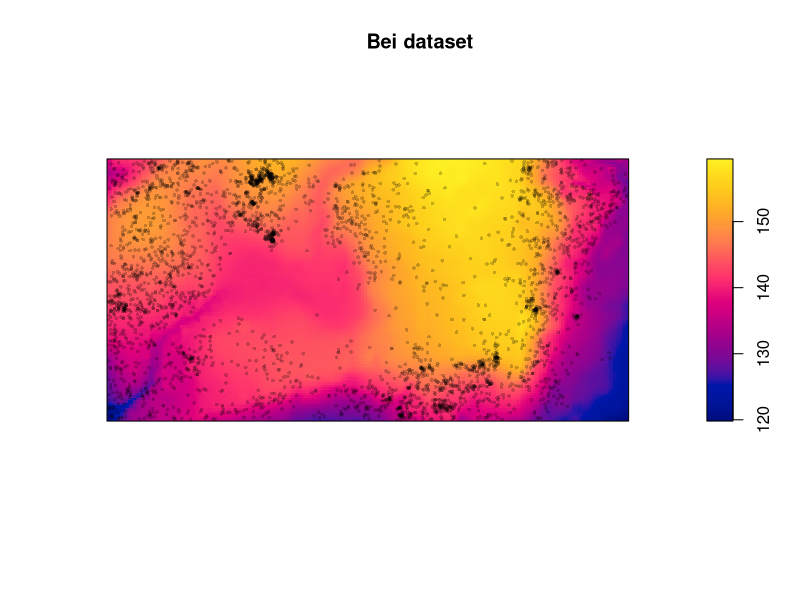
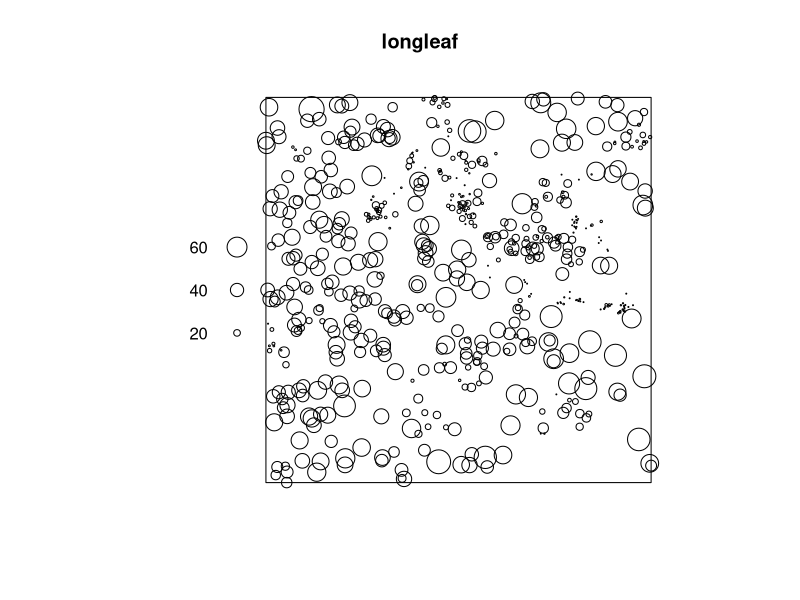
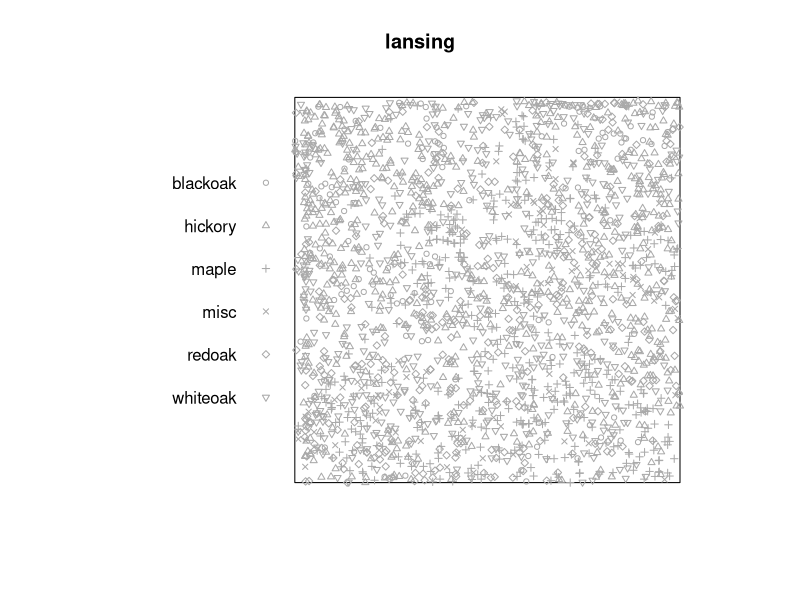
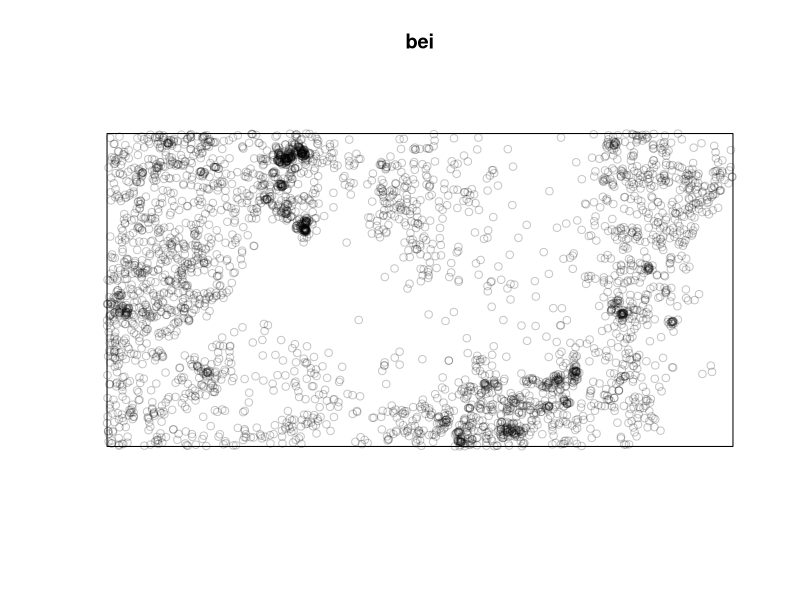
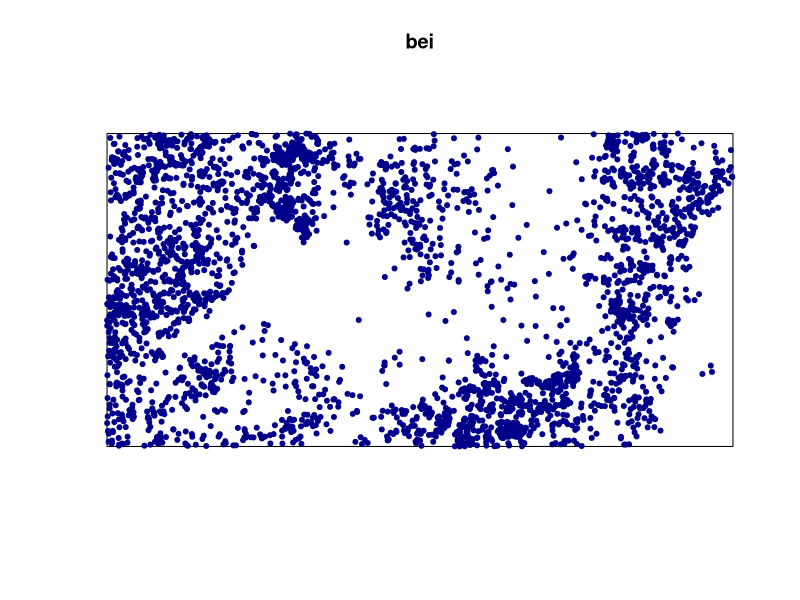
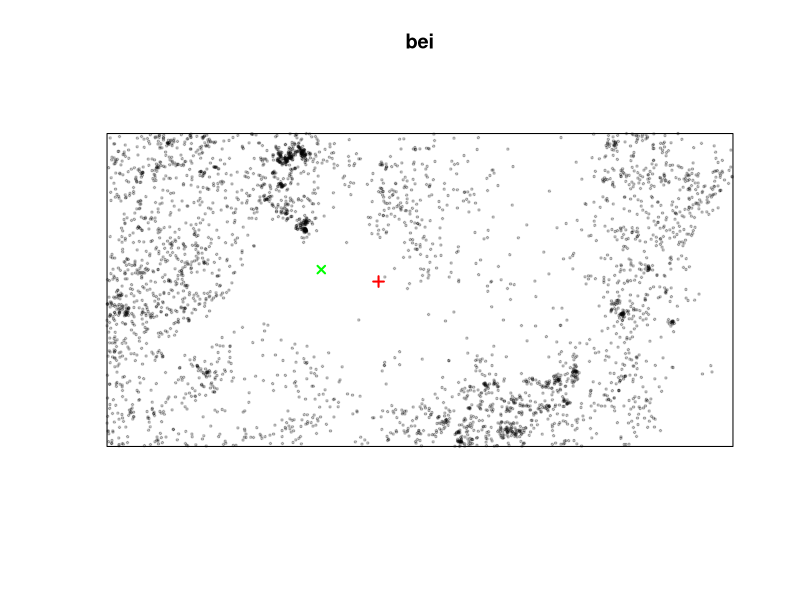
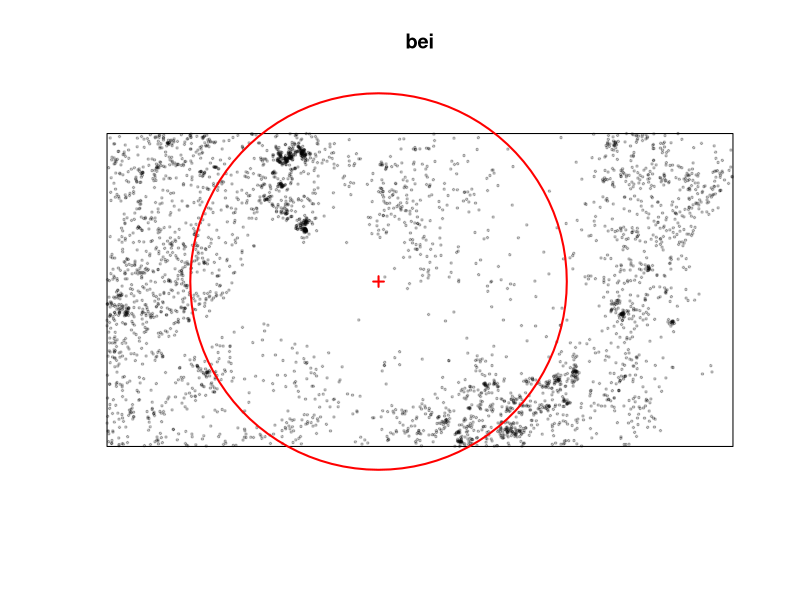
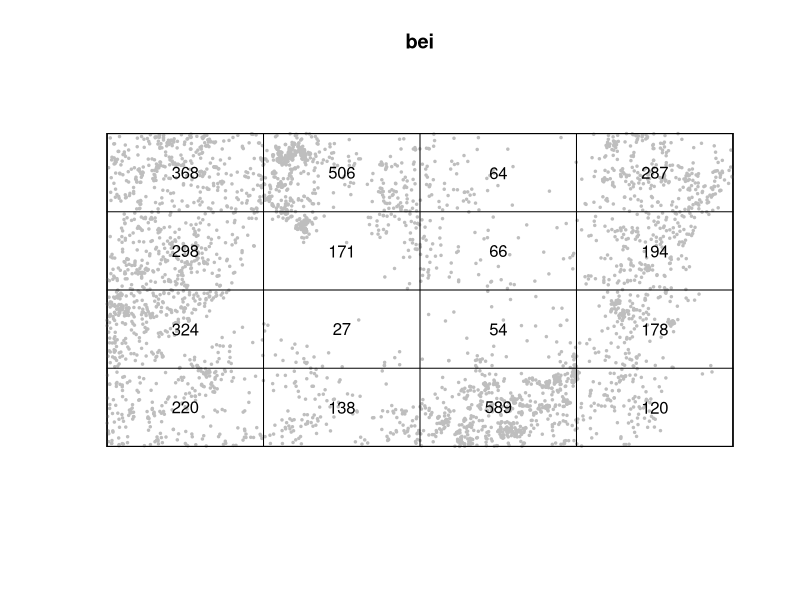

Write R code to recreate these figures, in order.
## ---- chunk 1
#install.packages("spatstat") (sólo si no está ya instalado)
library(spatstat)
## ---- chunk 2

data(bei)
plot(bei.extra$elev, main = "Bei dataset")
plot(bei, add=TRUE, pch=16, cex=0.5)

data(longleaf)
plot(longleaf)

data(lansing)
plot(lansing, cex = 0.7, cols = "dark gray")

## ---- chunk 3
data(bei)
## ---- chunk 4
bei
## ---- chunk 5
plot(bei)
## ---- chunk 6
plot(bei, pch = 20, cols = "dark blue")
## ---- chunk 7

x_media <- mean(bei$x)
y_media <- mean(bei$y)

x_mediana <- median(bei$x)
y_mediana <- median(bei$y)
## ---- chunk 8
plot(bei, pch = 20, cex = 0.5)
points(x_media, y_media, col = "red", pch = 3, lwd=2)
points(x_mediana, y_mediana, col = "green", pch = 4, lwd= 2)
## ---- chunk 9
x_sd <- sd(bei$x)
y_sd <- sd(bei$y)

sd_bei = mean(x_sd, y_sd)
## ---- chunk 10
library(plotrix)
plot(bei, pch = 20, cex = 0.5)
points(x_media, y_media, col = "red", pch = 3, lwd=2)
draw.circle(x= x_media, y = y_media, border = "red", 
            radius = sd_bei, lwd = 2)
## ---- chunk 11
n_obs <- bei$n
## ---- chunk 12
bei$window
superf <- area(bei$window)
superf
## ---- chunk 13
intens_bei <- n_obs / superf
intens_bei
## ---- chunk 14
summary(bei)
## ---- chunk 15
summary(bei)$intensity
## ---- chunk 16
q <- quadratcount(bei, nx= 4, ny = 4)
q
## ---- chunk 17
plot(bei, cols = "gray", pch = 20, cex = 0.5)
plot(q, add = T)
## ---- chunk 18
quadrat.test(bei, nx= 4, ny = 4)
quadrat.test(q)
## ---- chunk 19
plot(quadrat.test(bei, nx = 4, ny = 4))
## ---- chunk 20
Q9 <- quadratcount(bei, nx = 3, ny = 3)
plot(bei, cex = 0.5, pch = "+")
plot(Q9, add = TRUE, cex = 2)
quadrat.test(Q9)

Q24 <- quadratcount(bei, nx = 6, ny = 4)
plot(bei,  cex = 0.5, pch = "+")
plot(Q24, add = TRUE, cex = 1.5)
quadrat.test(Q24)

Q120 <- quadratcount(bei, nx = 10, ny = 12)
plot(bei, use.marks = F, cex = 0.5, pch = "+")
plot(Q120, add = TRUE, cex = 0.8)
quadrat.test(Q120)



## ---- chunk 21
q_dens <- intensity(Q9)
q_dens

## ---- chunk 22
plot(intensity(Q9, image=TRUE))  
plot(bei, use.marks = F, pch=20, add=TRUE)  
## ---- chunk 23
bei.extra

plot(bei.extra$elev)
plot(bei.extra$grad)

## ---- chunk 24

plot(bei.extra$elev)
clases_elev <- cut(bei.extra$elev, breaks = c( -Inf, 130, 140, 150, 160 , Inf), 
              labels=1:5)  # Classify the raster
plot(clases_elev)

## ---- chunk 25
Q_tes   <- quadratcount(bei, tess = clases_elev)  
I_tes <- intensity(Q_tes)  # Compute density
I_tes
## ---- chunk 26
plot(intensity(Q_tes, image=TRUE))
plot(bei, pch=20, add=TRUE)
## ---- chunk 27
quadrat.test(Q_tes)
## ---- chunk 28
K1 <- density(bei) 
plot(K1)
## ---- chunk 29
plot(K1)
contour(K1, add=TRUE)
plot(bei, pch=20, add=TRUE)

## ---- chunk 30
K2 <- density(bei, sigma=200) 
plot(K2, main=NULL)
contour(K2, add=TRUE)
plot(bei, pch=20, add=TRUE)

## ---- chunk 31
rhohat(bei, bei.extra$grad)
## ---- chunk 32
plot(rhohat(bei, bei.extra$grad))
## ---- chunk 33
dist1 <- nndist(bei, k=1)
head(dist1)
mean(dist1)
## ---- chunk 34
mean(nndist(bei, k=2))
mean(nndist(bei, k=3))
mean(nndist(bei, k=15))
## ---- chunk 35
ANN <- apply(nndist(bei, k=1:200),2,FUN=mean)
## ---- chunk 36
plot(seq(1:200), ANN)

## ---- chunk 37
G_bei <- Gest(bei)
plot(G_bei)
## ---- chunk 38
g_bei_env <- envelope(bei, Gest, nsim = 100)
plot(g_bei_env)
## ---- chunk 39
f_bei_env <- envelope(bei, Fest, nsim = 100)
plot(f_bei_env)
## ---- chunk 40
K <- Kest(bei)
plot(K)
## ---- chunk 41
k_bei_env <- envelope(bei, Kest, nsim = 30)
plot(k_bei_env)
## ---- chunk 42
L <- Lest(bei)
plot(L, . -r ~ r)

L_bei_env <- envelope(bei, Lest, nsim = 99)
plot(L_bei_env, . -r ~ r)
## ---- chunk 43
pcf_bei  <- pcf(bei)
plot(pcf_bei)

pcf_bei_env <- envelope(bei, pcf, nsim = 10)
plot(pcf_bei_env)
## ---- chunk 44
longleaf
## ---- chunk 45
    longleaf$marks
## ---- chunk 46
plot(longleaf)
## ---- chunk 47
plot(longleaf, use.marks = FALSE)
## ---- chunk 48
lansing

head(lansing$marks)

plot(lansing)
## ---- chunk 49

plot(lansing, cex = 0.7, pch = 21, bg = c("red", "purple", "green", "blue", "orange", "yellow"))
## ---- chunk 50
plot(lansing, use.marks = FALSE, pch =19, cex = 0.5)
## ---- chunk 51
finland_trees <- read.csv("./data/finland/finland.csv")
## ---- chunk 52
head(finland_trees)
## ---- chunk 53
finland <- ppp(x = finland_trees$x, y = finland_trees$y, 
               window = owin(c(0,20), c(0,20), unitname = "meters"),
               marks = factor(finland_trees$species))
## ---- chunk 54
summary(finland)
## ---- chunk 55
plot(finland)
plot(split(finland))
## ---- chunk 56
plot(density(split(finland)))
## ---- chunk 57
plot(density(split(finland)), zlim = c(0, 0.5))
## ---- chunk 58
plot(Gcross(finland, i = "birch", j = "rowan"))

## ---- chunk 59
 G <- envelope(finland, Gcross, i= "birch", j = "rowan",
               nsim = 10)
plot(G)
## ---- chunk 60
# Función K
 K <- envelope(finland, Kcross, i= "birch", j = "rowan",nsim = 10)
plot(K)

# Función L
L <- envelope(finland, Lcross, i= "birch", j = "rowan", nsim = 10)
plot(L)

# Función de correlación de pares
plot(pcfcross(finland))
